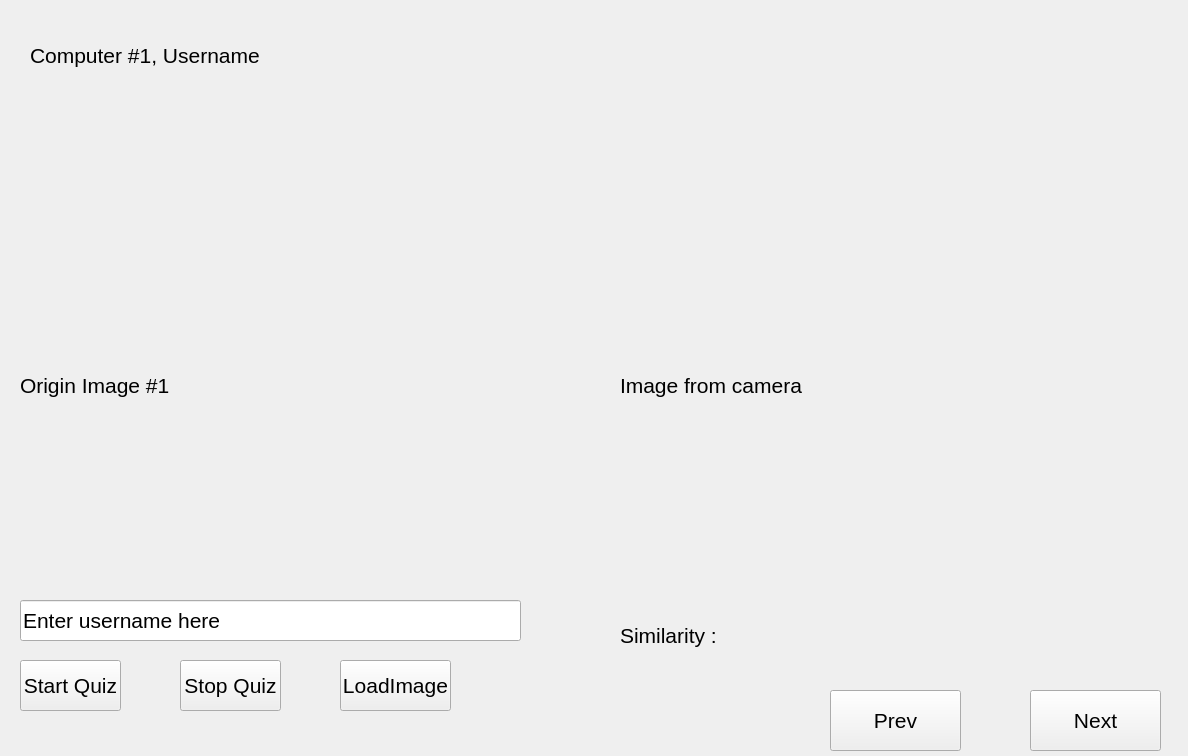
<?xml version="1.0" encoding="UTF-8"?>
<ui version="4.0">
 <class>PreviewImage</class>
 <widget class="QWidget" name="PreviewImage">
  <property name="geometry">
   <rect>
    <x>0</x>
    <y>0</y>
    <width>1188</width>
    <height>756</height>
   </rect>
  </property>
  <property name="windowTitle">
   <string>Form</string>
  </property>
  <widget class="QLabel" name="CamName">
   <property name="geometry">
    <rect>
     <x>30</x>
     <y>30</y>
     <width>1071</width>
     <height>51</height>
    </rect>
   </property>
   <property name="font">
    <font>
     <pointsize>16</pointsize>
    </font>
   </property>
   <property name="text">
    <string>Computer #1, Username</string>
   </property>
  </widget>
  <widget class="QLabel" name="OriginImage">
   <property name="geometry">
    <rect>
     <x>20</x>
     <y>180</y>
     <width>571</width>
     <height>411</height>
    </rect>
   </property>
   <property name="font">
    <font>
     <pointsize>16</pointsize>
    </font>
   </property>
   <property name="text">
    <string>Origin Image #1</string>
   </property>
  </widget>
  <widget class="QLabel" name="CameraImage">
   <property name="geometry">
    <rect>
     <x>620</x>
     <y>180</y>
     <width>551</width>
     <height>411</height>
    </rect>
   </property>
   <property name="font">
    <font>
     <pointsize>16</pointsize>
    </font>
   </property>
   <property name="text">
    <string>Image from camera</string>
   </property>
  </widget>
  <widget class="QLabel" name="label">
   <property name="geometry">
    <rect>
     <x>620</x>
     <y>610</y>
     <width>421</width>
     <height>51</height>
    </rect>
   </property>
   <property name="font">
    <font>
     <pointsize>16</pointsize>
    </font>
   </property>
   <property name="text">
    <string>Similarity : </string>
   </property>
  </widget>
  <widget class="QPushButton" name="prev">
   <property name="geometry">
    <rect>
     <x>830</x>
     <y>690</y>
     <width>131</width>
     <height>61</height>
    </rect>
   </property>
   <property name="font">
    <font>
     <pointsize>16</pointsize>
    </font>
   </property>
   <property name="text">
    <string>Prev</string>
   </property>
  </widget>
  <widget class="QPushButton" name="next">
   <property name="geometry">
    <rect>
     <x>1030</x>
     <y>690</y>
     <width>131</width>
     <height>61</height>
    </rect>
   </property>
   <property name="font">
    <font>
     <pointsize>16</pointsize>
    </font>
   </property>
   <property name="text">
    <string>Next</string>
   </property>
  </widget>
  <widget class="QPushButton" name="startQuiz">
   <property name="geometry">
    <rect>
     <x>20</x>
     <y>660</y>
     <width>101</width>
     <height>51</height>
    </rect>
   </property>
   <property name="font">
    <font>
     <pointsize>16</pointsize>
    </font>
   </property>
   <property name="text">
    <string>Start Quiz</string>
   </property>
  </widget>
  <widget class="QPushButton" name="stopQuiz">
   <property name="geometry">
    <rect>
     <x>180</x>
     <y>660</y>
     <width>101</width>
     <height>51</height>
    </rect>
   </property>
   <property name="font">
    <font>
     <pointsize>16</pointsize>
    </font>
   </property>
   <property name="text">
    <string>Stop Quiz</string>
   </property>
  </widget>
  <widget class="QPushButton" name="loadImage">
   <property name="geometry">
    <rect>
     <x>340</x>
     <y>660</y>
     <width>111</width>
     <height>51</height>
    </rect>
   </property>
   <property name="font">
    <font>
     <pointsize>16</pointsize>
    </font>
   </property>
   <property name="text">
    <string>LoadImage</string>
   </property>
  </widget>
  <widget class="QLineEdit" name="ip">
   <property name="geometry">
    <rect>
     <x>20</x>
     <y>600</y>
     <width>501</width>
     <height>41</height>
    </rect>
   </property>
   <property name="font">
    <font>
     <pointsize>16</pointsize>
    </font>
   </property>
   <property name="text">
    <string>Enter username here </string>
   </property>
  </widget>
 </widget>
 <resources/>
 <connections/>
</ui>
